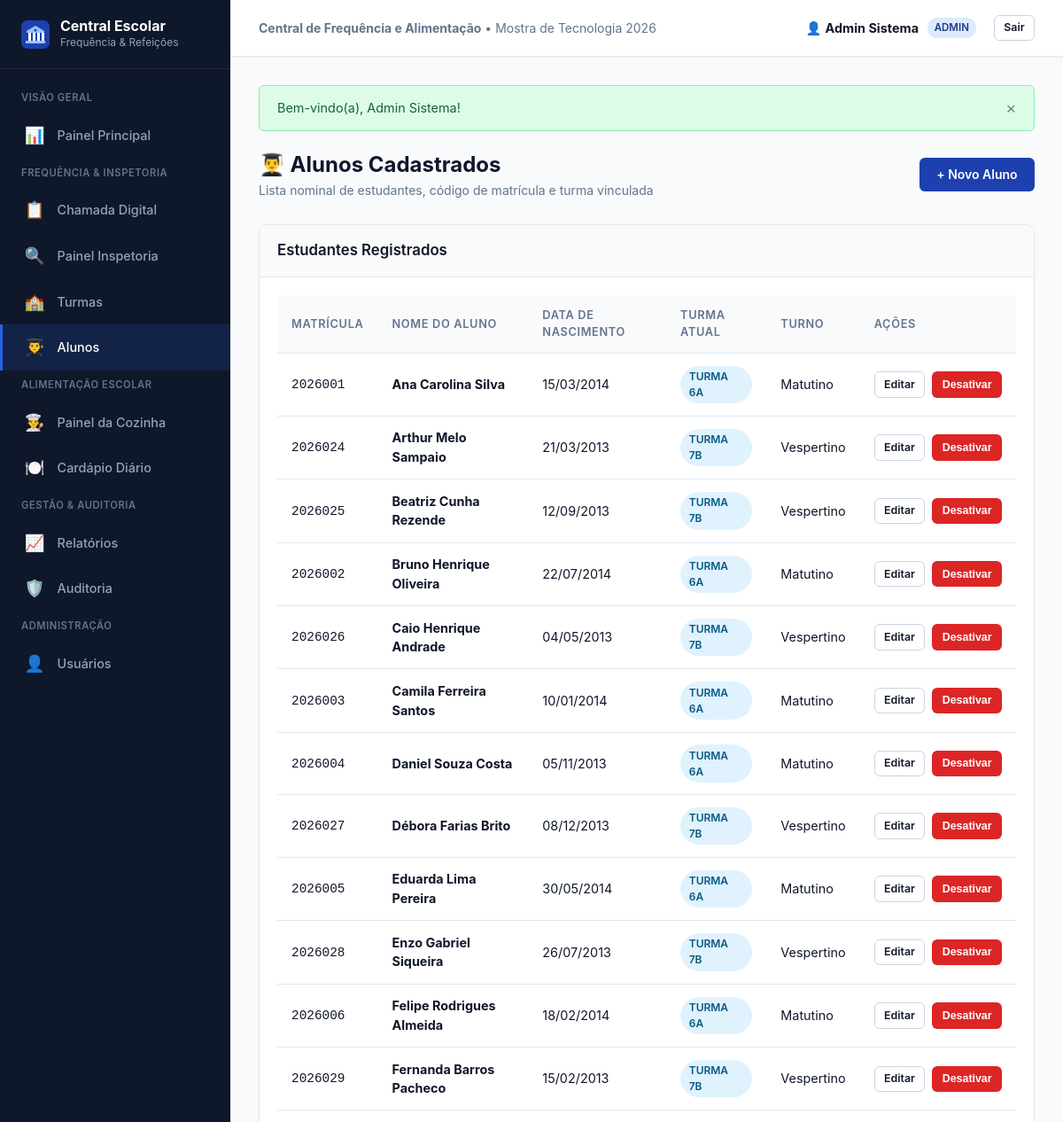
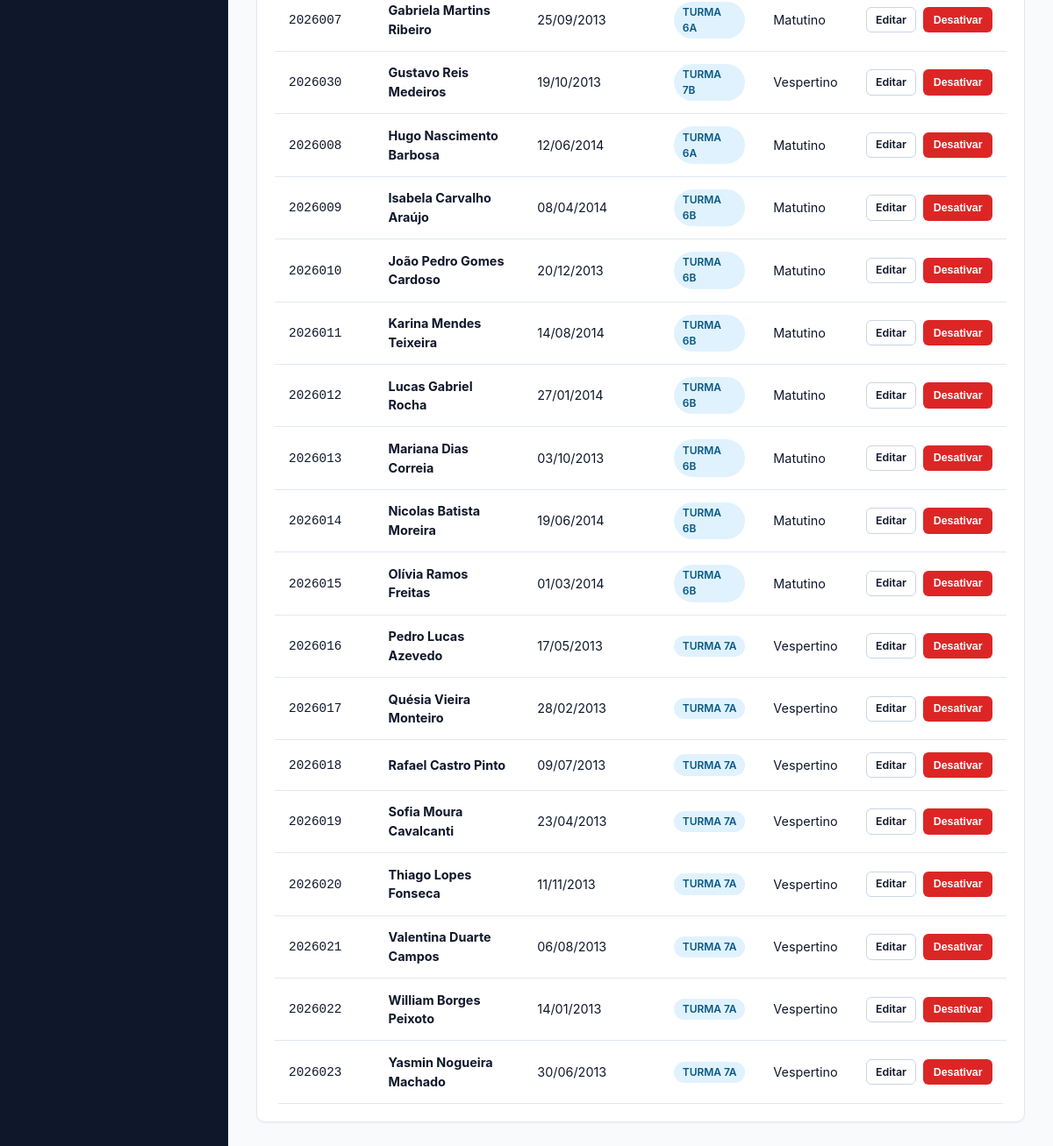
The page /alunos (signed in) on the database its author committed (2 pictures, top to bottom).
### tables this page shows
CREATE TABLE IF NOT EXISTS matricula (
    id              INT UNSIGNED    NOT NULL AUTO_INCREMENT,
    aluno_id        INT UNSIGNED    NOT NULL COMMENT 'FK para aluno',
    turma_id        INT UNSIGNED    NOT NULL COMMENT 'FK para turma',
    ano_letivo_id   INT UNSIGNED    NOT NULL COMMENT 'FK para ano_letivo',
    status          ENUM('ativa','cancelada','transferida') NOT NULL DEFAULT 'ativa'
                    COMMENT 'Situação da matrícula',
    created_at      DATETIME        NOT NULL DEFAULT CURRENT_TIMESTAMP,
    PRIMARY KEY (id),
     
    UNIQUE KEY uk_matricula_aluno_turma_ano (aluno_id, turma_id, ano_letivo_id),
    CONSTRAINT fk_matricula_aluno
        FOREIGN KEY (aluno_id) REFERENCES aluno(id)
        ON DELETE RESTRICT ON UPDATE CASCADE,
    CONSTRAINT fk_matricula_turma
        FOREIGN KEY (turma_id) REFERENCES turma(id)
        ON DELETE RESTRICT ON UPDATE CASCADE,
    CONSTRAINT fk_matricula_ano_letivo
        FOREIGN KEY (ano_letivo_id) REFERENCES ano_letivo(id)
        ON DELETE RESTRICT ON UPDATE CASCADE
);

CREATE TABLE IF NOT EXISTS aluno (
    id                  INT UNSIGNED    NOT NULL AUTO_INCREMENT,
    nome                VARCHAR(150)    NOT NULL COMMENT 'Nome completo do aluno',
    data_nascimento     DATE            NOT NULL COMMENT 'Data de nascimento',
    matricula_codigo    VARCHAR(30)     NOT NULL COMMENT 'Código único de matrícula do aluno',
    ativo               TINYINT(1)      NOT NULL DEFAULT 1 COMMENT '1 = ativo, 0 = inativo',
    created_at          DATETIME        NOT NULL DEFAULT CURRENT_TIMESTAMP,
    updated_at          DATETIME        NOT NULL DEFAULT CURRENT_TIMESTAMP ON UPDATE CURRENT_TIMESTAMP,
    PRIMARY KEY (id),
    UNIQUE KEY uk_aluno_matricula_codigo (matricula_codigo)
);

CREATE TABLE IF NOT EXISTS turma (
    id              INT UNSIGNED    NOT NULL AUTO_INCREMENT,
    nome            VARCHAR(50)     NOT NULL COMMENT 'Nome da turma (ex: 6A, 7B)',
    ano_letivo_id   INT UNSIGNED    NOT NULL COMMENT 'FK para ano_letivo',
    turno           ENUM('matutino','vespertino','noturno') NOT NULL COMMENT 'Turno da turma',
    serie           VARCHAR(30)     NOT NULL COMMENT 'Série/Ano escolar (ex: 6º Ano)',
    created_at      DATETIME        NOT NULL DEFAULT CURRENT_TIMESTAMP,
    updated_at      DATETIME        NOT NULL DEFAULT CURRENT_TIMESTAMP ON UPDATE CURRENT_TIMESTAMP,
    PRIMARY KEY (id),
    CONSTRAINT fk_turma_ano_letivo
        FOREIGN KEY (ano_letivo_id) REFERENCES ano_letivo(id)
        ON DELETE RESTRICT ON UPDATE CASCADE
);

### app/controllers/AlunosController.php (called while the page is built, shortened)
<?php
class AlunosController extends Controller
{
    public function index(): void
    {
        $alunoModel = $this->model('Aluno');
        $alunos = $alunoModel->findComTurma();
        $this->view('alunos/index', [
            'titulo' => 'Alunos Cadastrados',
            'alunos' => $alunos,
        ]);
    }
}

### core/App.php (called while the page is built, shortened)
<?php
class App
{
    protected string $method = 'index';
    public function __construct()
    {
        $url = $this->parseUrl();
        if (isset($url[0]) && !empty($url[0])) {
            $nomeControlador = ucfirst(strtolower($url[0])) . 'Controller';
            $arquivoControlador = ROOT_PATH . '/app/controllers/' . $nomeControlador . '.php';
            if (file_exists($arquivoControlador)) {
                unset($url[0]);
            } else {
                $this->exibir404();
                return;
            }
        }
        $this->controller = new $this->controller();
        $this->params = $url ? array_values($url) : [];
        call_user_func_array([$this->controller, $this->method], $this->params);
    }
    protected function parseUrl(): array
    {
        if (isset($_GET['url'])) {
            $url = filter_var(rtrim($_GET['url'], '/'), FILTER_SANITIZE_URL);
            return explode('/', $url);
        }
        return [];
    }
}

### index.php (called while the page is built, shortened)
<?php
require_once ROOT_PATH . '/config/database.php';
require_once ROOT_PATH . '/core/App.php';
require_once ROOT_PATH . '/core/Controller.php';
require_once ROOT_PATH . '/core/Model.php';
require_once ROOT_PATH . '/core/Middleware.php';
require_once ROOT_PATH . '/core/Helpers.php';
$app = new App();

### core/Middleware.php (called while the page is built, shortened)
<?php
class Middleware
{
    public static function isLoggedIn(): bool
    {
        return isset($_SESSION['usuario_id']);
    }
    public static function hasRole(string $role): bool
    {
        return $_SESSION['usuario_perfil'] === $role;
    }
}

### config/database.php (called while the page is built, shortened)
<?php
class Database
{
    private static ?Database $instance = null;
    private function __construct()
    {
        $dsn = 'mysql:host=' . DB_HOST . ';dbname=' . DB_NAME . ';charset=' . DB_CHARSET;
        $opcoes = [
            PDO::ATTR_ERRMODE            => PDO::ERRMODE_EXCEPTION,
            PDO::ATTR_DEFAULT_FETCH_MODE => PDO::FETCH_OBJ,
            PDO::ATTR_EMULATE_PREPARES   => false,
        ];
        try {
            $this->pdo = new PDO($dsn, DB_USER, DB_PASS, $opcoes);
        } catch (PDOException $e) {
            die('Erro ao conectar com o banco de dados: ' . $e->getMessage());
        }
    }
    public static function connect(): PDO
    {
        if (self::$instance === null) {
            self::$instance = new self();
        }
        return self::$instance->pdo;
    }
}

### core/Model.php (called while the page is built, shortened)
<?php
class Model
{
    public function __construct()
    {
        $this->db = Database::connect();
    }
}

### app/models/Aluno.php (called while the page is built, shortened)
<?php
class Aluno extends Model
{
    public function findComTurma(): array
    {
        $sql = "SELECT a.*, t.nome as turma_nome, t.turno, m.status as matricula_status
                FROM aluno a
                LEFT JOIN matricula m ON m.aluno_id = a.id AND m.status = 'ativa'
                LEFT JOIN turma t ON t.id = m.turma_id
                WHERE a.ativo = 1
                ORDER BY a.nome";
        return $this->db->query($sql)->fetchAll();
    }
}

### app/views/alunos/index.php (the view)
<div class="page-header">
    <div>
        <h1 class="page-header-title">👨‍🎓 Alunos Cadastrados</h1>
        <p class="breadcrumb-info">Lista nominal de estudantes, código de matrícula e turma vinculada</p>
    </div>
    <?php if (Middleware::hasRole('admin') || Middleware::hasRole('gestor')): ?>
        <div class="page-header-actions">
            <a href="<?= BASE_URL ?>/alunos/criar" class="btn btn-primary">+ Novo Aluno</a>
        </div>
    <?php endif; ?>
</div>
<div class="card">
    <div class="card-header">
        <h3>Estudantes Registrados</h3>
    </div>
    <div class="card-body">
        <?php if (empty($alunos)): ?>
            <div class="empty-state">
                <div class="empty-state-icon">👨‍🎓</div>
                <div class="empty-state-title">Nenhum aluno cadastrado</div>
                <p>Cadastre os estudantes fictícios para realizar as chamadas e o cálculo de refeições.</p>
            </div>
        <?php else: ?>
            <div class="table-container">
                <table>
                    <thead>
                        <tr>
                            <th>Matrícula</th>
                            <th>Nome do Aluno</th>
                            <th>Data de Nascimento</th>
                            <th>Turma Atual</th>
                            <th>Turno</th>
                            <?php if (Middleware::hasRole('admin') || Middleware::hasRole('gestor')): ?>
                                <th>Ações</th>
                            <?php endif; ?>
                        </tr>
                    </thead>
                    <tbody>
                        <?php foreach ($alunos as $a): ?>
                            <tr>
                                <td><code><?= sanitize($a->matricula_codigo) ?></code></td>
                                <td><strong><?= sanitize($a->nome) ?></strong></td>
                                <td><?= formatDate($a->data_nascimento) ?></td>
                                <td>
                                    <?php if (!empty($a->turma_nome)): ?>
                                        <span class="badge badge-info">Turma <?= sanitize($a->turma_nome) ?></span>
                                    <?php else: ?>
                                        <span class="badge badge-secondary">Sem turma</span>
                                    <?php endif; ?>
                                </td>
                                <td><?= !empty($a->turno) ? ucfirst(sanitize($a->turno)) : '-' ?></td>
                                <?php if (Middleware::hasRole('admin') || Middleware::hasRole('gestor')): ?>
                                    <td>
                                        <div style="display: flex; gap: 0.5rem;">
                                            <a href="<?= BASE_URL ?>/alunos/editar/<?= $a->id ?>" class="btn btn-outline btn-sm">Editar</a>
                                            <?php if (Middleware::hasRole('admin')): ?>
                                                <form action="<?= BASE_URL ?>/alunos/excluir/<?= $a->id ?>" method="POST" onsubmit="return confirm('Deseja desativar o cadastro do aluno <?= sanitize($a->nome) ?>?');">
                                                    <button type="submit" class="btn btn-danger btn-sm">Desativar</button>
                                                </form>
                                            <?php endif; ?>
                                        </div>
                                    </td>
                                <?php endif; ?>
                            </tr>
                        <?php endforeach; ?>
                    </tbody>
                </table>
            </div>
        <?php endif; ?>
    </div>
</div>

### public/css/style.css (style rules this page uses)
:root { --primary: #1e40af; --primary-hover: #1d4ed8; --primary-light: #dbeafe; --primary-dark: #1e3a8a; --success: #16a34a; --success-light: #dcfce7; --success-border: #86efac; --warning: #d97706; --warning-light: #fef3c7; --warning-border: #fcd34d; --danger: #dc2626; --danger-light: #fee2e2; --danger-border: #fca5a5; --info: #0284c7; --info-light: #e0f2fe; --info-border: #7dd3fc; --bg-app: #f8fafc; --surface: #ffffff; --surface-hover: #f1f5f9; --border: #e2e8f0; --border-dark: #cbd5e1; --text-main: #0f172a; --text-muted: #64748b; --text-light: #94a3b8; --sidebar-bg: #0f172a; --sidebar-hover: #1e293b; --sidebar-active: #2563eb; --sidebar-text: #94a3b8; --sidebar-text-active: #ffffff; --radius-sm: 6px; --radius-md: 10px; --radius-lg: 14px; --shadow-sm: 0 1px 2px 0 rgba(0, 0, 0, 0.05); --shadow-md: 0 4px 6px -1px rgba(0, 0, 0, 0.1), 0 2px 4px -2px rgba(0, 0, 0, 0.1); --shadow-lg: 0 10px 15px -3px rgba(0, 0, 0, 0.1), 0 4px 6px -4px rgba(0, 0, 0, 0.1); --transition: all 0.2s cubic-bezier(0.4, 0, 0.2, 1); }
*, *::before, *::after { box-sizing: border-box; margin: 0; padding: 0; }
body { font-family: -apple-system, BlinkMacSystemFont, "Segoe UI", Roboto, Helvetica, Arial, sans-serif; background-color: var(--bg-app); color: var(--text-main); line-height: 1.5; font-size: 15px; -webkit-font-smoothing: antialiased; }
.breadcrumb-info { font-size: 0.875rem; color: var(--text-muted); }
.page-header { display: flex; align-items: center; justify-content: space-between; margin-bottom: 1.75rem; flex-wrap: wrap; gap: 1rem; }
.page-header-title { font-size: 1.5rem; font-weight: 700; color: var(--text-main); display: flex; align-items: center; gap: 0.6rem; }
.page-header-actions { display: flex; align-items: center; gap: 0.75rem; }
.card { background-color: var(--surface); border-radius: var(--radius-md); border: 1px solid var(--border); box-shadow: var(--shadow-sm); margin-bottom: 1.5rem; overflow: hidden; }
.card-header { padding: 1rem 1.25rem; border-bottom: 1px solid var(--border); background-color: #fafafa; display: flex; align-items: center; justify-content: space-between; }
.card-header h3 { font-size: 1.05rem; font-weight: 600; color: var(--text-main); }
.card-body { padding: 1.25rem; }
.btn { display: inline-flex; align-items: center; justify-content: center; gap: 0.5rem; padding: 0.55rem 1.15rem; font-size: 0.875rem; font-weight: 600; border-radius: var(--radius-sm); border: 1px solid transparent; cursor: pointer; text-decoration: none; transition: var(--transition); line-height: 1.3; }
.btn-primary { background-color: var(--primary); color: #ffffff; }
.btn-danger { background-color: var(--danger); color: #ffffff; }
.btn-outline { background-color: transparent; border-color: var(--border-dark); color: var(--text-main); }
.btn-sm { padding: 0.35rem 0.65rem; font-size: 0.775rem; }
.table-container { width: 100%; overflow-x: auto; border-radius: var(--radius-sm); }
table { width: 100%; border-collapse: collapse; text-align: left; font-size: 0.9rem; }
table th { background-color: #f8fafc; color: var(--text-muted); font-weight: 600; font-size: 0.8rem; text-transform: uppercase; letter-spacing: 0.05em; padding: 0.85rem 1rem; border-bottom: 1px solid var(--border); }
table td { padding: 0.85rem 1rem; border-bottom: 1px solid var(--border); color: var(--text-main); vertical-align: middle; }
.badge { display: inline-flex; align-items: center; gap: 0.35rem; padding: 0.2rem 0.6rem; border-radius: 9999px; font-size: 0.75rem; font-weight: 600; text-transform: uppercase; }
.badge-info { background-color: var(--info-light); color: #075985; }

### rows shown on the page
matricula: aluno.matricula_codigo "2026001", aluno.nome "Ana Carolina Silva", aluno.data_nascimento "15/03/2014", turma.nome "6A", turma.turno "Matutino"
matricula: aluno.matricula_codigo "2026024", aluno.nome "Arthur Melo Sampaio", aluno.data_nascimento "21/03/2013", turma.nome "7B", turma.turno "Vespertino"
matricula: aluno.matricula_codigo "2026025", aluno.nome "Beatriz Cunha Rezende", aluno.data_nascimento "12/09/2013", turma.nome "7B", turma.turno "Vespertino"
matricula: aluno.matricula_codigo "2026002", aluno.nome "Bruno Henrique Oliveira", aluno.data_nascimento "22/07/2014", turma.nome "6A", turma.turno "Matutino"
matricula: aluno.matricula_codigo "2026026", aluno.nome "Caio Henrique Andrade", aluno.data_nascimento "04/05/2013", turma.nome "7B", turma.turno "Vespertino"
matricula: aluno.matricula_codigo "2026003", aluno.nome "Camila Ferreira Santos", aluno.data_nascimento "10/01/2014", turma.nome "6A", turma.turno "Matutino"
matricula: aluno.matricula_codigo "2026004", aluno.nome "Daniel Souza Costa", aluno.data_nascimento "05/11/2013", turma.nome "6A", turma.turno "Matutino"
matricula: aluno.matricula_codigo "2026027", aluno.nome "Débora Farias Brito", aluno.data_nascimento "08/12/2013", turma.nome "7B", turma.turno "Vespertino"
matricula: aluno.matricula_codigo "2026005", aluno.nome "Eduarda Lima Pereira", aluno.data_nascimento "30/05/2014", turma.nome "6A", turma.turno "Matutino"
matricula: aluno.matricula_codigo "2026028", aluno.nome "Enzo Gabriel Siqueira", aluno.data_nascimento "26/07/2013", turma.nome "7B", turma.turno "Vespertino"
matricula: aluno.matricula_codigo "2026006", aluno.nome "Felipe Rodrigues Almeida", aluno.data_nascimento "18/02/2014", turma.nome "6A", turma.turno "Matutino"
matricula: aluno.matricula_codigo "2026029", aluno.nome "Fernanda Barros Pacheco", aluno.data_nascimento "15/02/2013", turma.nome "7B", turma.turno "Vespertino"
matricula: aluno.matricula_codigo "2026007", aluno.nome "Gabriela Martins Ribeiro", aluno.data_nascimento "25/09/2013", turma.nome "6A", turma.turno "Matutino"
matricula: aluno.matricula_codigo "2026030", aluno.nome "Gustavo Reis Medeiros", aluno.data_nascimento "19/10/2013", turma.nome "7B", turma.turno "Vespertino"
matricula: aluno.matricula_codigo "2026008", aluno.nome "Hugo Nascimento Barbosa", aluno.data_nascimento "12/06/2014", turma.nome "6A", turma.turno "Matutino"
matricula: aluno.matricula_codigo "2026009", aluno.nome "Isabela Carvalho Araújo", aluno.data_nascimento "08/04/2014", turma.nome "6B", turma.turno "Matutino"
matricula: aluno.matricula_codigo "2026010", aluno.nome "João Pedro Gomes Cardoso", aluno.data_nascimento "20/12/2013", turma.nome "6B", turma.turno "Matutino"
matricula: aluno.matricula_codigo "2026011", aluno.nome "Karina Mendes Teixeira", aluno.data_nascimento "14/08/2014", turma.nome "6B", turma.turno "Matutino"
matricula: aluno.matricula_codigo "2026012", aluno.nome "Lucas Gabriel Rocha", aluno.data_nascimento "27/01/2014", turma.nome "6B", turma.turno "Matutino"
matricula: aluno.matricula_codigo "2026013", aluno.nome "Mariana Dias Correia", aluno.data_nascimento "03/10/2013", turma.nome "6B", turma.turno "Matutino"
matricula: aluno.matricula_codigo "2026014", aluno.nome "Nicolas Batista Moreira", aluno.data_nascimento "19/06/2014", turma.nome "6B", turma.turno "Matutino"
matricula: aluno.matricula_codigo "2026015", aluno.nome "Olívia Ramos Freitas", aluno.data_nascimento "01/03/2014", turma.nome "6B", turma.turno "Matutino"
matricula: aluno.matricula_codigo "2026016", aluno.nome "Pedro Lucas Azevedo", aluno.data_nascimento "17/05/2013", turma.nome "7A", turma.turno "Vespertino"
matricula: aluno.matricula_codigo "2026017", aluno.nome "Quésia Vieira Monteiro", aluno.data_nascimento "28/02/2013", turma.nome "7A", turma.turno "Vespertino"
matricula: aluno.matricula_codigo "2026018", aluno.nome "Rafael Castro Pinto", aluno.data_nascimento "09/07/2013", turma.nome "7A", turma.turno "Vespertino"
matricula: aluno.matricula_codigo "2026019", aluno.nome "Sofia Moura Cavalcanti", aluno.data_nascimento "23/04/2013", turma.nome "7A", turma.turno "Vespertino"
matricula: aluno.matricula_codigo "2026020", aluno.nome "Thiago Lopes Fonseca", aluno.data_nascimento "11/11/2013", turma.nome "7A", turma.turno "Vespertino"
matricula: aluno.matricula_codigo "2026021", aluno.nome "Valentina Duarte Campos", aluno.data_nascimento "06/08/2013", turma.nome "7A", turma.turno "Vespertino"
matricula: aluno.matricula_codigo "2026022", aluno.nome "William Borges Peixoto", aluno.data_nascimento "14/01/2013", turma.nome "7A", turma.turno "Vespertino"
matricula: aluno.matricula_codigo "2026023", aluno.nome "Yasmin Nogueira Machado", aluno.data_nascimento "30/06/2013", turma.nome "7A", turma.turno "Vespertino"

### other values the page prints
APP_NAME "Central de Frequência e Alimentação"
$usuarioAtual['nome'] "Admin Sistema"
$perfilAtual "ADMIN"
$flash['message'] "Bem-vindo(a), Admin Sistema!"
